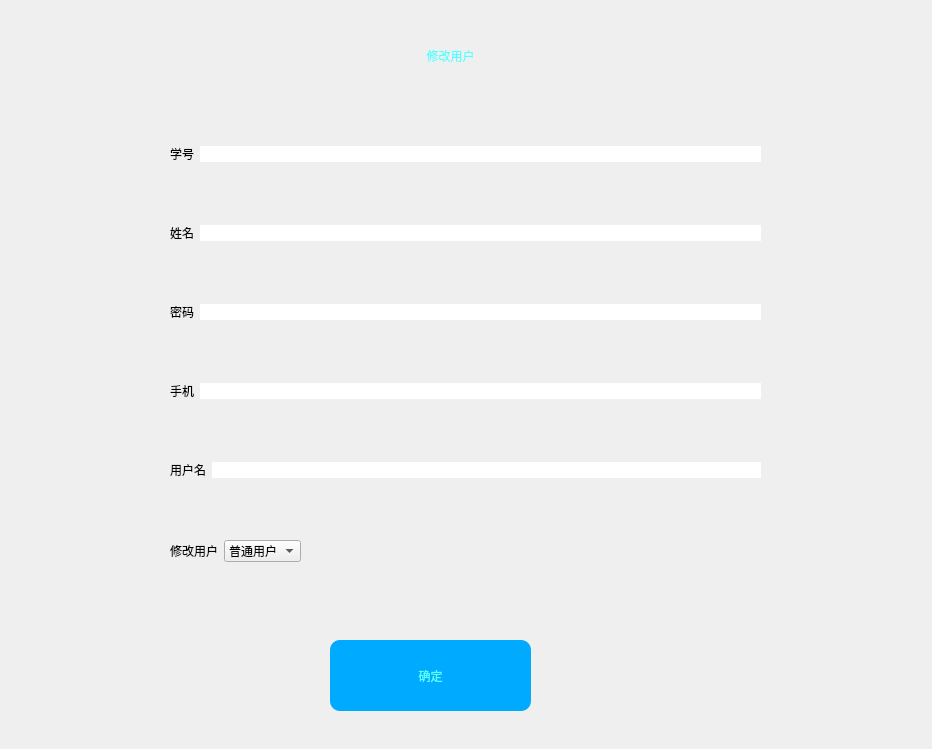
<?xml version="1.0" encoding="UTF-8"?>
<ui version="4.0">
 <class>Dialog</class>
 <widget class="QDialog" name="Dialog">
  <property name="geometry">
   <rect>
    <x>0</x>
    <y>0</y>
    <width>932</width>
    <height>749</height>
   </rect>
  </property>
  <property name="windowTitle">
   <string>Dialog</string>
  </property>
  <property name="styleSheet">
   <string notr="true">QLineEdit
{
	border-radius:10px;
	font: 16pt &quot;楷体&quot;;
	border-widh:1px;
	border-stytle:solid;
}
QLabel, QComboBox
{
	font: 16pt &quot;楷体&quot;;
	color: rgb(0, 0, 0);
}
QLabel#label_title
{
	font: 30pt &quot;楷体&quot;;
	
	color: rgb(85, 255, 255);
}

QPushButton
{
	font: 16pt &quot;楷体&quot;;
	color:rgb(85, 255, 255);
	background-color: rgb(0, 170, 255);
	width:100px;
	heigh:40px;
	border-radius:10px;
}
QPushButton::pressed
{
	color: rgb(255, 0, 0);
}
</string>
  </property>
  <widget class="QLabel" name="label_title">
   <property name="geometry">
    <rect>
     <x>350</x>
     <y>30</y>
     <width>201</width>
     <height>51</height>
    </rect>
   </property>
   <property name="text">
    <string>修改用户</string>
   </property>
   <property name="alignment">
    <set>Qt::AlignCenter</set>
   </property>
  </widget>
  <widget class="QPushButton" name="pushButton_sure">
   <property name="geometry">
    <rect>
     <x>330</x>
     <y>640</y>
     <width>201</width>
     <height>71</height>
    </rect>
   </property>
   <property name="text">
    <string>确定</string>
   </property>
  </widget>
  <widget class="QWidget" name="">
   <property name="geometry">
    <rect>
     <x>170</x>
     <y>90</y>
     <width>591</width>
     <height>531</height>
    </rect>
   </property>
   <layout class="QGridLayout" name="gridLayout">
    <item row="0" column="0">
     <layout class="QHBoxLayout" name="horizontalLayout">
      <item>
       <widget class="QLabel" name="label">
        <property name="text">
         <string>学号</string>
        </property>
       </widget>
      </item>
      <item>
       <widget class="QLineEdit" name="lineEdit_id"/>
      </item>
     </layout>
    </item>
    <item row="1" column="0">
     <layout class="QHBoxLayout" name="horizontalLayout_2">
      <item>
       <widget class="QLabel" name="label_5">
        <property name="text">
         <string>姓名</string>
        </property>
       </widget>
      </item>
      <item>
       <widget class="QLineEdit" name="lineEdit_name"/>
      </item>
     </layout>
    </item>
    <item row="2" column="0">
     <layout class="QHBoxLayout" name="horizontalLayout_3">
      <item>
       <widget class="QLabel" name="label_6">
        <property name="text">
         <string>密码</string>
        </property>
       </widget>
      </item>
      <item>
       <widget class="QLineEdit" name="lineEdit_pass"/>
      </item>
     </layout>
    </item>
    <item row="3" column="0">
     <layout class="QHBoxLayout" name="horizontalLayout_4">
      <item>
       <widget class="QLabel" name="label_3">
        <property name="text">
         <string>手机</string>
        </property>
       </widget>
      </item>
      <item>
       <widget class="QLineEdit" name="lineEdit_phone"/>
      </item>
     </layout>
    </item>
    <item row="4" column="0">
     <layout class="QHBoxLayout" name="horizontalLayout_5">
      <item>
       <widget class="QLabel" name="label_4">
        <property name="text">
         <string>用户名</string>
        </property>
       </widget>
      </item>
      <item>
       <widget class="QLineEdit" name="lineEdit_user"/>
      </item>
     </layout>
    </item>
    <item row="5" column="0">
     <layout class="QHBoxLayout" name="horizontalLayout_6">
      <item>
       <widget class="QLabel" name="label_7">
        <property name="text">
         <string>修改用户</string>
        </property>
       </widget>
      </item>
      <item>
       <widget class="QComboBox" name="comboBox">
        <item>
         <property name="text">
          <string>普通用户</string>
         </property>
        </item>
        <item>
         <property name="text">
          <string>管理员</string>
         </property>
        </item>
       </widget>
      </item>
      <item>
       <spacer name="horizontalSpacer">
        <property name="orientation">
         <enum>Qt::Horizontal</enum>
        </property>
        <property name="sizeHint" stdset="0">
         <size>
          <width>40</width>
          <height>20</height>
         </size>
        </property>
       </spacer>
      </item>
     </layout>
    </item>
   </layout>
  </widget>
 </widget>
 <resources/>
 <connections/>
</ui>
